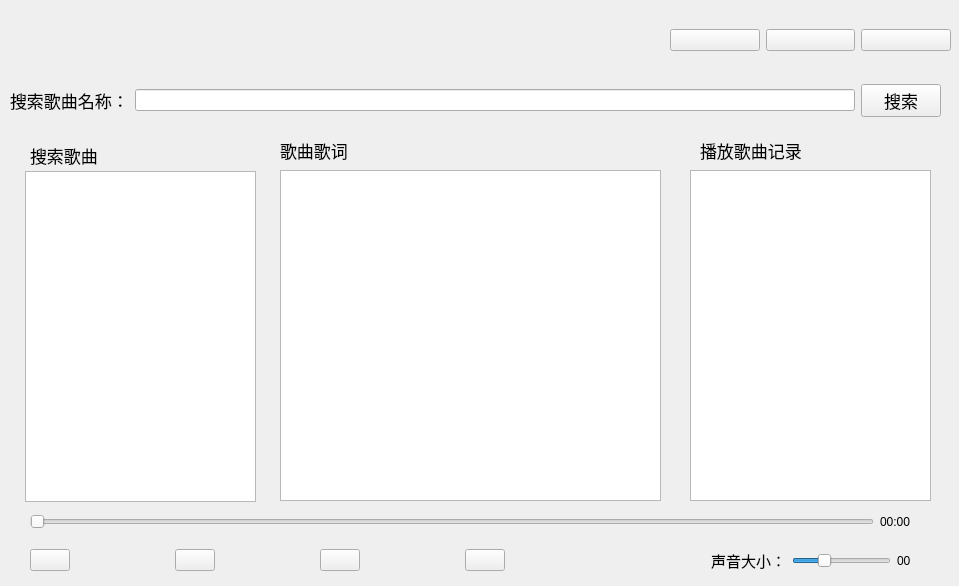
<?xml version="1.0" encoding="UTF-8"?>
<ui version="4.0">
 <class>OnlineMp3Widget</class>
 <widget class="QWidget" name="OnlineMp3Widget">
  <property name="geometry">
   <rect>
    <x>0</x>
    <y>0</y>
    <width>959</width>
    <height>586</height>
   </rect>
  </property>
  <property name="windowTitle">
   <string>OnlineMp3Widget</string>
  </property>
  <widget class="QWidget" name="layoutWidget">
   <property name="geometry">
    <rect>
     <x>670</x>
     <y>10</y>
     <width>281</width>
     <height>61</height>
    </rect>
   </property>
   <layout class="QHBoxLayout" name="horizontalLayout">
    <item>
     <widget class="QPushButton" name="btn_min">
      <property name="text">
       <string/>
      </property>
      <property name="icon">
       <iconset resource="res.qrc">
        <normaloff>:/res/min.svg</normaloff>:/res/min.svg</iconset>
      </property>
      <property name="iconSize">
       <size>
        <width>30</width>
        <height>30</height>
       </size>
      </property>
     </widget>
    </item>
    <item>
     <widget class="QPushButton" name="btn_change">
      <property name="text">
       <string/>
      </property>
      <property name="icon">
       <iconset resource="res.qrc">
        <normaloff>:/res/change.svg</normaloff>:/res/change.svg</iconset>
      </property>
      <property name="iconSize">
       <size>
        <width>30</width>
        <height>30</height>
       </size>
      </property>
     </widget>
    </item>
    <item>
     <widget class="QPushButton" name="btn_close">
      <property name="text">
       <string/>
      </property>
      <property name="icon">
       <iconset resource="res.qrc">
        <normaloff>:/res/close.svg</normaloff>:/res/close.svg</iconset>
      </property>
      <property name="iconSize">
       <size>
        <width>30</width>
        <height>30</height>
       </size>
      </property>
     </widget>
    </item>
   </layout>
  </widget>
  <widget class="QWidget" name="layoutWidget">
   <property name="geometry">
    <rect>
     <x>10</x>
     <y>80</y>
     <width>931</width>
     <height>41</height>
    </rect>
   </property>
   <layout class="QHBoxLayout" name="horizontalLayout_2">
    <item>
     <widget class="QLabel" name="label">
      <property name="font">
       <font>
        <pointsize>13</pointsize>
       </font>
      </property>
      <property name="text">
       <string>搜索歌曲名称：</string>
      </property>
     </widget>
    </item>
    <item>
     <widget class="QLineEdit" name="le_search"/>
    </item>
    <item>
     <widget class="QPushButton" name="btn_search">
      <property name="font">
       <font>
        <pointsize>13</pointsize>
       </font>
      </property>
      <property name="text">
       <string>搜索</string>
      </property>
     </widget>
    </item>
   </layout>
  </widget>
  <widget class="QLabel" name="label_2">
   <property name="geometry">
    <rect>
     <x>30</x>
     <y>140</y>
     <width>111</width>
     <height>31</height>
    </rect>
   </property>
   <property name="font">
    <font>
     <pointsize>13</pointsize>
    </font>
   </property>
   <property name="text">
    <string>搜索歌曲</string>
   </property>
  </widget>
  <widget class="QLabel" name="label_3">
   <property name="geometry">
    <rect>
     <x>280</x>
     <y>140</y>
     <width>121</width>
     <height>21</height>
    </rect>
   </property>
   <property name="font">
    <font>
     <pointsize>13</pointsize>
    </font>
   </property>
   <property name="text">
    <string>歌曲歌词</string>
   </property>
  </widget>
  <widget class="QLabel" name="label_4">
   <property name="geometry">
    <rect>
     <x>700</x>
     <y>130</y>
     <width>191</width>
     <height>41</height>
    </rect>
   </property>
   <property name="font">
    <font>
     <pointsize>13</pointsize>
    </font>
   </property>
   <property name="text">
    <string>播放歌曲记录</string>
   </property>
  </widget>
  <widget class="QListWidget" name="lw_search">
   <property name="geometry">
    <rect>
     <x>25</x>
     <y>171</y>
     <width>231</width>
     <height>331</height>
    </rect>
   </property>
  </widget>
  <widget class="QTextBrowser" name="tb_songtext">
   <property name="geometry">
    <rect>
     <x>280</x>
     <y>170</y>
     <width>381</width>
     <height>331</height>
    </rect>
   </property>
  </widget>
  <widget class="QListWidget" name="lw_record">
   <property name="geometry">
    <rect>
     <x>690</x>
     <y>170</y>
     <width>241</width>
     <height>331</height>
    </rect>
   </property>
  </widget>
  <widget class="QWidget" name="layoutWidget">
   <property name="geometry">
    <rect>
     <x>30</x>
     <y>510</y>
     <width>881</width>
     <height>24</height>
    </rect>
   </property>
   <layout class="QHBoxLayout" name="horizontalLayout_3">
    <item>
     <widget class="QSlider" name="hs_songtime">
      <property name="orientation">
       <enum>Qt::Horizontal</enum>
      </property>
     </widget>
    </item>
    <item>
     <widget class="QLabel" name="lb_time">
      <property name="text">
       <string>00:00</string>
      </property>
     </widget>
    </item>
   </layout>
  </widget>
  <widget class="QWidget" name="layoutWidget">
   <property name="geometry">
    <rect>
     <x>30</x>
     <y>540</y>
     <width>881</width>
     <height>41</height>
    </rect>
   </property>
   <layout class="QHBoxLayout" name="horizontalLayout_4">
    <item>
     <widget class="QPushButton" name="btn_lastsong">
      <property name="text">
       <string/>
      </property>
      <property name="icon">
       <iconset resource="res.qrc">
        <normaloff>:/res/last.svg</normaloff>:/res/last.svg</iconset>
      </property>
      <property name="iconSize">
       <size>
        <width>30</width>
        <height>30</height>
       </size>
      </property>
     </widget>
    </item>
    <item>
     <spacer name="horizontalSpacer">
      <property name="orientation">
       <enum>Qt::Horizontal</enum>
      </property>
      <property name="sizeHint" stdset="0">
       <size>
        <width>40</width>
        <height>20</height>
       </size>
      </property>
     </spacer>
    </item>
    <item>
     <widget class="QPushButton" name="btn_start_stop">
      <property name="text">
       <string/>
      </property>
      <property name="icon">
       <iconset resource="res.qrc">
        <normaloff>:/res/start.svg</normaloff>:/res/start.svg</iconset>
      </property>
      <property name="iconSize">
       <size>
        <width>30</width>
        <height>30</height>
       </size>
      </property>
     </widget>
    </item>
    <item>
     <spacer name="horizontalSpacer_2">
      <property name="orientation">
       <enum>Qt::Horizontal</enum>
      </property>
      <property name="sizeHint" stdset="0">
       <size>
        <width>40</width>
        <height>20</height>
       </size>
      </property>
     </spacer>
    </item>
    <item>
     <widget class="QPushButton" name="btn_nextsong">
      <property name="text">
       <string/>
      </property>
      <property name="icon">
       <iconset resource="res.qrc">
        <normaloff>:/res/next.svg</normaloff>:/res/next.svg</iconset>
      </property>
      <property name="iconSize">
       <size>
        <width>30</width>
        <height>30</height>
       </size>
      </property>
     </widget>
    </item>
    <item>
     <spacer name="horizontalSpacer_3">
      <property name="orientation">
       <enum>Qt::Horizontal</enum>
      </property>
      <property name="sizeHint" stdset="0">
       <size>
        <width>40</width>
        <height>20</height>
       </size>
      </property>
     </spacer>
    </item>
    <item>
     <widget class="QPushButton" name="btn_loop">
      <property name="text">
       <string/>
      </property>
      <property name="icon">
       <iconset resource="res.qrc">
        <normaloff>:/res/onesong.svg</normaloff>:/res/onesong.svg</iconset>
      </property>
      <property name="iconSize">
       <size>
        <width>30</width>
        <height>30</height>
       </size>
      </property>
     </widget>
    </item>
    <item>
     <spacer name="horizontalSpacer_4">
      <property name="orientation">
       <enum>Qt::Horizontal</enum>
      </property>
      <property name="sizeType">
       <enum>QSizePolicy::Fixed</enum>
      </property>
      <property name="sizeHint" stdset="0">
       <size>
        <width>200</width>
        <height>20</height>
       </size>
      </property>
     </spacer>
    </item>
    <item>
     <widget class="QLabel" name="label_7">
      <property name="font">
       <font>
        <pointsize>11</pointsize>
       </font>
      </property>
      <property name="text">
       <string>声音大小：</string>
      </property>
     </widget>
    </item>
    <item>
     <widget class="QSlider" name="hs_sound">
      <property name="value">
       <number>30</number>
      </property>
      <property name="orientation">
       <enum>Qt::Horizontal</enum>
      </property>
     </widget>
    </item>
    <item>
     <widget class="QLabel" name="lb_sound">
      <property name="text">
       <string>00</string>
      </property>
     </widget>
    </item>
   </layout>
  </widget>
 </widget>
 <resources>
  <include location="res.qrc"/>
 </resources>
 <connections/>
</ui>
